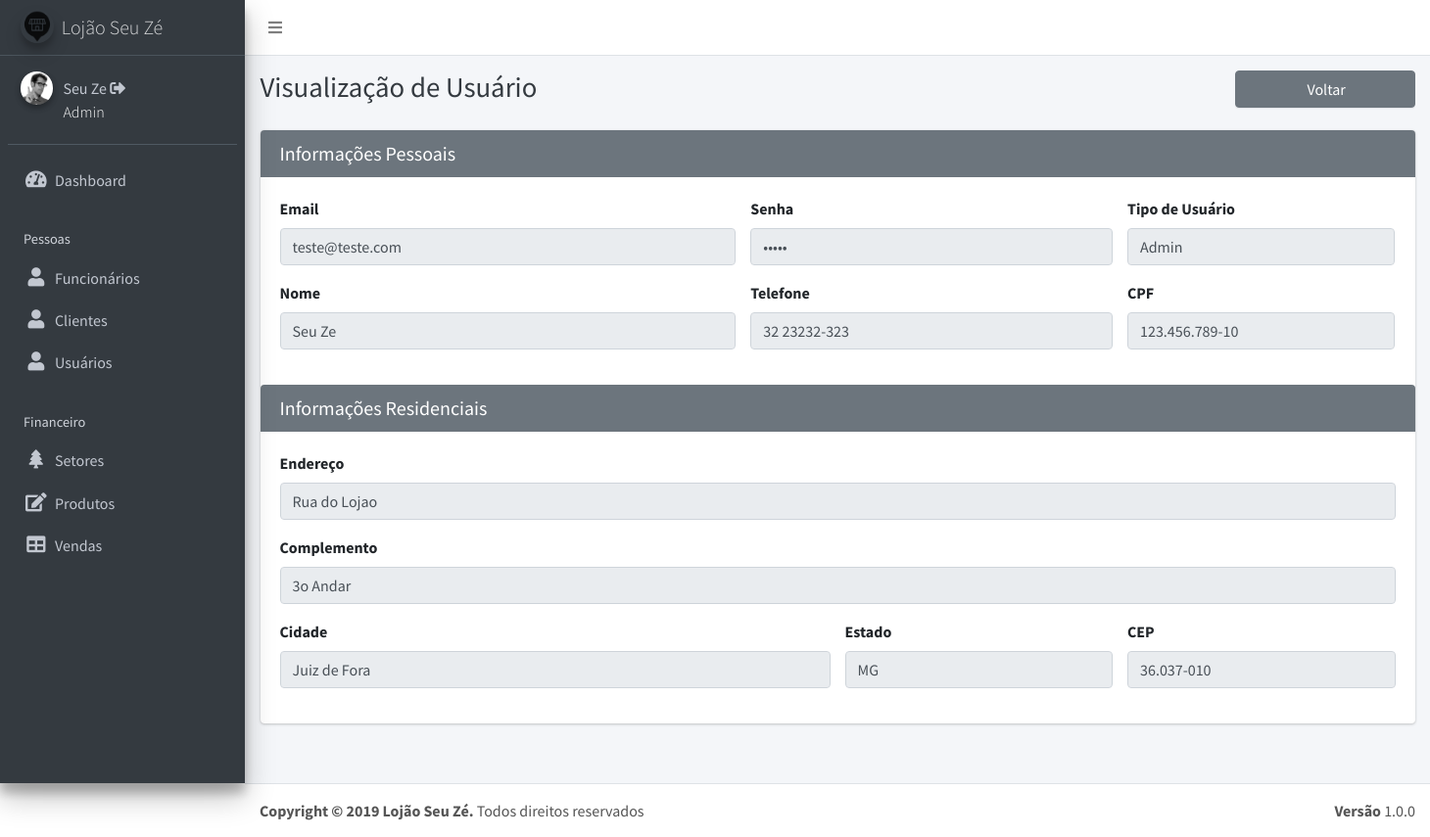
The app's page /viewUsuario.php?id=5 (signed in) with its own data.
### tables this page shows
CREATE TABLE `usuarios` (
  `id` int(11) NOT NULL,
  `email` varchar(20) NOT NULL,
  `senha` varchar(40) NOT NULL,
  `tipo` varchar(11) NOT NULL,
  `nome` varchar(50) NOT NULL,
  `telefone` varchar(12) NOT NULL,
  `cpf` varchar(14) NOT NULL,
  `endereco` varchar(40) NOT NULL,
  `complemento` varchar(40) DEFAULT NULL,
  `cidade` varchar(40) NOT NULL,
  `estado` varchar(40) NOT NULL,
  `cep` varchar(10) NOT NULL
);

### viewUsuario.php (the view, shortened to what this page needs)
<?php require ('header.php'); ?>
<?php require ('dashboard.php'); ?>
  <div class="content-wrapper">
    <div class="content-header">
      <div class="container-fluid">
        <div class="row mb-2">
          <div class="col-sm-6">
            <h1 class="m-0 text-dark">Visualização de Usuário</h1>
          </div>
          <div class="col-sm-4">
          </div>
          <div class="col-sm-2">
            <a href="listaUsuario.php"><button type="button" class="btn btn-block btn-secondary"><i class="nav-icon fa fa-back"></i> Voltar</button></a>
          </div>
        </div>
      </div>
    </div>
    <section class="content">
      <div class="container-fluid">
        <div class="row">
          <section class="col-lg-12 connectedSortable">
          <div class="card card-secondary">
              <div class="card-header">
                <h3 class="card-title">Informações Pessoais</h3>
              </div>
                <?php
                    $id = $_GET['id'];
                    $sql = "SELECT * FROM usuarios WHERE id = $id";
                    $result = $conexao->query($sql);
                    while($row = $result->fetch_assoc())
                    {
                ?>
              <form action="" method="POST" target="_self" role="form">
                <div class="card-body">
                  <div class="row">
                    <div class="form-group col-md-5">
                      <label for="inputEmail">Email</label>
                      <input type="email" name="email" class="form-control" id="inputEmail" placeholder="Digite o email" value="<?php echo $row['email'] ?>" disabled>
                    </div>
                    <div class="form-group col-md-4">
                      <label for="inputSenha">Senha</label>
                      <input type="password" name="senha" class="form-control" id="inputSenha" placeholder="Digite a senha" value="<?php echo $row['senha'] ?>" disabled>
                    </div>
                    <div class="form-group col-md-3">
                      <label for="inputTipo">Tipo de Usuário</label>
                      <input type="text" name="tipo" class="form-control" id="inputTipo" value="<?php echo $row['tipo'] ?>" disabled>
                    </div>
                  </div>
                  <div class="row">
                    <div class="form-group col-md-5">
                      <label for="inputNome">Nome</label>
                      <input type="text" name="nome" class="form-control" id="inputNome" placeholder="Digite o nome" value="<?php echo $row['nome'] ?>" disabled>
                    </div>
                    <div class="form-group col-md-4">
                      <label for="inputTelefone">Telefone</label>
                      <input type="text" name="telefone" class="form-control" id="inputTelefone"  placeholder="(11) 11111-1111" onkeypress="mascara(this, '## #####-####')"  maxlength="13" value="<?php echo $row['telefone'] ?>" disabled>
                    </div>
                    <div class="form-group col-md-3">
                      <label for="inputCPF">CPF</label>
                      <input type="text" name="cpf" class="form-control" id="inputCPF" placeholder="111.111.111-11" onkeypress="mascara(this, '###.###.###-##')"  maxlength="14" value="<?php echo $row['cpf'] ?>" disabled>
                    </div>
                  </div>
                </div>
                <div class="card-header">
                  <h3 class="card-title">Informações Residenciais</h3>
                </div>
                <div class="card-body">
                  <div class="row">
                      <div class="form-group col-md-12">
                        <label for="inputEndereco">Endereço</label>
                        <input type="text" name="endereco" class="form-control" id="inputEndereco" placeholder="Av. Rio Branco" value="<?php echo $row['endereco'] ?>" disabled>
                      </div>
                  </div>
                  <div class="row">
                      <div class="form-group col-md-12">
                        <label for="inputComplemento">Complemento</label>
                        <input type="text" name="complemento" class="form-control" id="inputComplemento" placeholder="Apartmento, estudio, or andar" value="<?php echo $row['complemento'] ?>" disabled>
                      </div>
                  </div>
                  <div class="row">
                    <div class="form-group col-md-6">
                      <label for="inputCidade">Cidade</label>
                      <input type="text" name="cidade" class="form-control" id="inputCidade" placeholder="Juiz de Fora" value="<?php echo $row['cidade'] ?>" disabled>
                    </div>
                    <div class="form-group col-md-3">
                      <label for="inputEstado">Estado</label>
                      <input type="text" name="estado" class="form-control" id="inputEstado" value="<?php echo $row['estado'] ?>" disabled>
                    </div>
                    <div class="form-group col-md-3">
                      <label for="inputCEP">CEP</label>
                      <input type="text" name="cep" class="form-control" id="inputCEP" onkeypress="mascara(this, '##.###-###')" placeholder="11.111-111" maxlength="10" value="<?php echo $row['cep'] ?>" disabled>
                    </div>
                  </div>
                </div>
              </form>
            <?php } ?>
            </div>
          </div>
          </section>
        </div>
      </div>
<?php require ('footer.php');?>

### records on screen
usuarios: email "teste@teste.com", tipo "Admin", nome "Seu Ze", telefone "32 23232-323", cpf "123.456.789-10", endereco "Rua do Lojao", complemento "3o Andar", cidade "Juiz de Fora", estado "MG", cep "36.037-010"

### other values on screen
$_SESSION['nome'] "Seu Ze"
$_SESSION['tipo'] "Admin"
